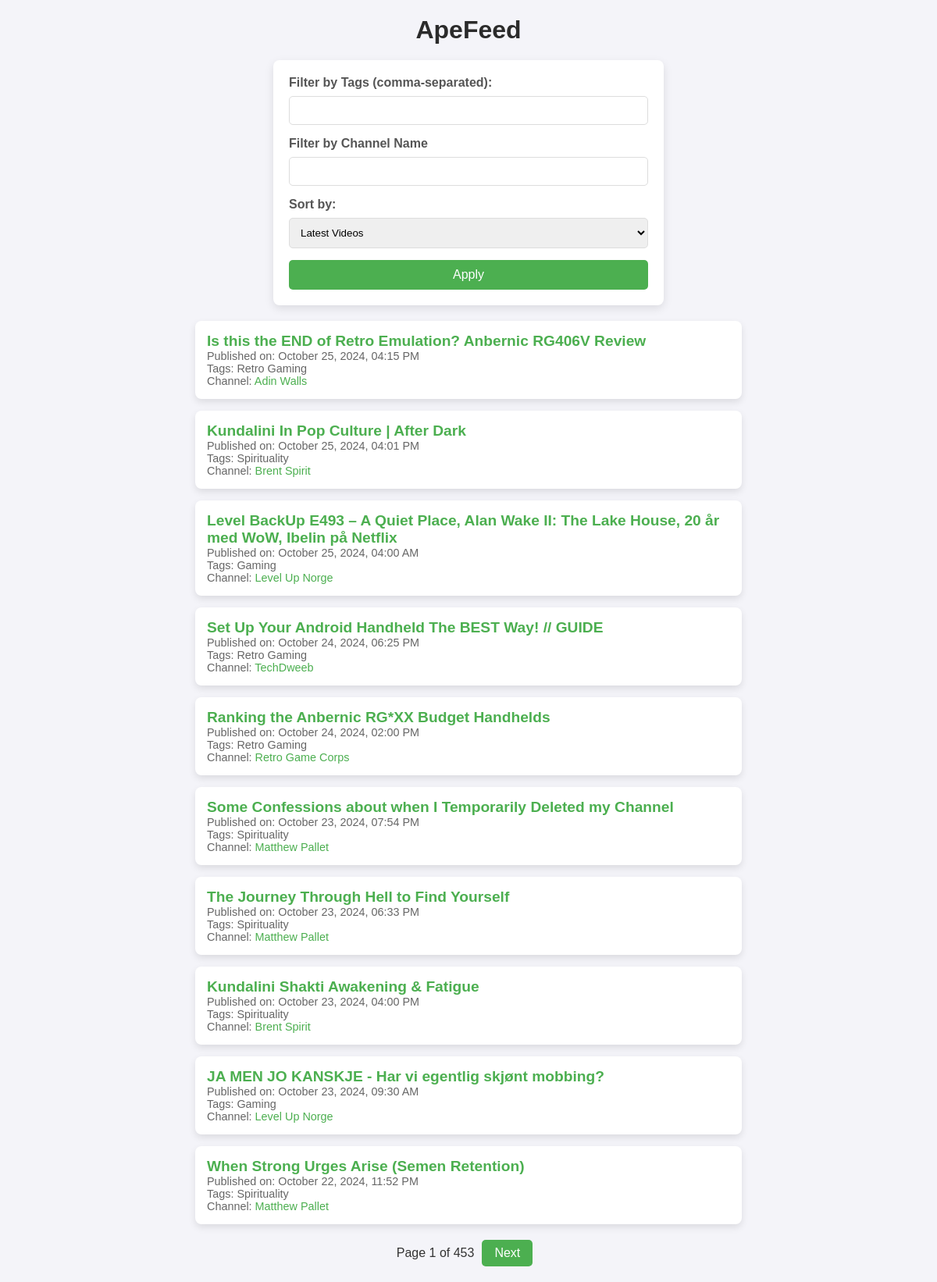
/ape-feed, run on the app's committed database.
### tables this page shows
CREATE TABLE videos (
        id INTEGER PRIMARY KEY AUTOINCREMENT,
        title TEXT NOT NULL,
        url TEXT UNIQUE NOT NULL,
        publish_date TEXT NOT NULL,
        tags TEXT NOT NULL,
        date_added TIMESTAMP DEFAULT CURRENT_TIMESTAMP
    , channel_name text, channel_url text);

### app.py (the view, shortened to what this page needs)
@app.route('/ape-feed', methods=['GET'])
def ape_feed():
    conn = get_db_connection()
    cursor = conn.cursor()
    page = int(request.args.get('page', 1))
    items_per_page = 10
    offset = (page - 1) * items_per_page
    tags_filter = request.args.getlist('tags')
    channel_filter = request.args.getlist('channel_filter')
    print(channel_filter)
    sort_order = request.args.get('sort') or 'publish_date DESC'
    if tags_filter and tags_filter[0] != '':
        print('tags_filter')
        tags_placeholder = ','.join(['?'] * len(tags_filter))
        query = f'''
            SELECT * FROM videos
            WHERE tags LIKE "%" || ? || "%"
            ORDER BY {sort_order}
            LIMIT ? OFFSET ?
        '''
        videos = cursor.execute(query, tags_filter + [items_per_page, offset]).fetchall()
        total_items_query = f'''
            SELECT * FROM videos
            WHERE tags LIKE "%"
        '''
        total_items_query = cursor.execute(f'SELECT COUNT(*) FROM videos where tags like "%{tags_filter[0]}%"').fetchone()
    else:
        query = f'SELECT * FROM videos ORDER BY {sort_order} LIMIT ? OFFSET ?'
        videos = cursor.execute(query, (items_per_page, offset)).fetchall()
        total_items_query = cursor.execute('SELECT COUNT(*) FROM videos').fetchone()
    total_items = total_items_query[0] if total_items_query else 0
    total_pages = (total_items + items_per_page - 1) // items_per_page  # Round up
    conn.close()
    return render_template('ape_feed.html', videos=videos, page=page, total_pages=total_pages, random_sort=False, sort_order=sort_order)

### app.py (called while the page is built)
def get_db_connection():
    conn = sqlite3.connect(DATABASE)
    conn.row_factory = sqlite3.Row
    return conn

@app.template_filter('format_datetime')
def format_datetime(value, format="%B %d, %Y, %I:%M %p", target_timezone="UTC"):
    try:
        dt = datetime.strptime(value, "%Y-%m-%d %H:%M:%S%z")
        target_tz = pytz.timezone(target_timezone)
        dt = dt.astimezone(target_tz)
        return dt.strftime(format)
    except ValueError:
        return value  # Return as-is if there's an error

### templates/ape_feed.html (shortened to what this page needs)
<!doctype html>
<html lang="en">
<head>
    <link rel="stylesheet" href="{{ url_for('static', filename='style.css') }}">
</head>
<body>
    <h1>ApeFeed</h1>
    <form method="get" action="{{ url_for('ape_feed') }}">
        <label for="tags">Filter by Tags (comma-separated):</label>
        <input type="text" id="tags" name="tags">
        <label for="channel_filter">Filter by Channel Name</label>
        <input type="text" id="channel_filter" name="channel_filter">
        <label for="sort">Sort by:</label>
        <select id="sort" name="sort">
            <option value="publish_date desc" {% if sort_order == 'publish_date desc' %}selected{% endif %}>Latest Videos</option>
        </select>
        <button type="submit">Apply</button>
    </form>
    <div id="feed">
        {% for video in videos %}
        <div class="feed-item">
            <h2 id="title-{{ video['id'] }}">
                <a href="javascript:void(0);" onclick="toggleEmbed('{{ video['id'] }}', '{{ video['url'] }}')">
                    {{ video['title'] }}
                </a>
            </h2>
            <p>Published on: {{ video['publish_date'] | format_datetime }} </p>
            <p>Tags: {{ video['tags'] }}</p>
            <p>Channel: <a href="{{ video['channel_url'] }}">{{ video['channel_name'] }}</a></p>
        </div>
        {% endfor %}
    </div>
    {% if random_sort %}
        <div class="shuffle-button">
            <form method="get" action="{{ url_for('ape_feed') }}">
                <input type="hidden" name="sort" value="RANDOM()">
                <button type="submit">Shuffle</button>
            </form>
        </div>
    {% else %}
        <div class="pagination">
            <span>Page {{ page }} of {{ total_pages }}</span>
            {% if page < total_pages %}
                <a href="{{ url_for('ape_feed', page=page + 1, tags=request.args.getlist('tags'), sort=request.args.get('sort')) }}" class="pagination-link">Next</a>
            {% endif %}
        </div>
    {% endif %}
</body>
</html>

### static/style.css (style rules this page uses)
* { margin: 0; padding: 0; box-sizing: border-box; font-family: Arial, sans-serif; }
body { background-color: #f4f4f9; color: #333; display: flex; flex-direction: column; align-items: center; padding: 20px; }
h1 { font-size: 2rem; margin-bottom: 20px; color: #2b2b2b; text-align: center; }
form { background: #fff; padding: 20px; border-radius: 8px; box-shadow: 0px 4px 12px rgba(0, 0, 0, 0.1); margin-bottom: 20px; width: 100%; max-width: 500px; }
label { font-weight: bold; color: #555; display: block; margin-bottom: 8px; }
input[type="text"], select { width: 100%; padding: 10px; margin-bottom: 15px; border: 1px solid #ddd; border-radius: 5px; }
button { background-color: #4CAF50; color: white; padding: 10px 20px; border: none; border-radius: 5px; cursor: pointer; font-size: 1rem; width: 100%; }
#feed { display: flex; flex-direction: column; gap: 15px; width: 100%; max-width: 700px; }
.feed-item { background: #fff; padding: 15px; border-radius: 8px; box-shadow: 0px 4px 10px rgba(0, 0, 0, 0.1); transition: transform 0.2s; }
.feed-item h2 { font-size: 1.2rem; color: #333; }
.feed-item p { font-size: 0.9rem; color: #666; }
a { color: #4CAF50; text-decoration: none; }
.pagination { display: flex; justify-content: center; align-items: center; margin-top: 20px; }
.pagination-link { padding: 8px 16px; background-color: #4CAF50; color: white; text-decoration: none; border-radius: 5px; margin: 0 10px; font-size: 1rem; transition: background-color 0.2s ease; }
.pagination span { font-size: 1rem; color: #333; }

### data on the page
videos: title "Is this the END of Retro Emulation? Anbernic RG406V Review", publish_date "October 25, 2024, 04:15 PM", tags "Retro Gaming", channel_name "Adin Walls"
videos: title "Kundalini In Pop Culture | After Dark", publish_date "October 25, 2024, 04:01 PM", tags "Spirituality", channel_name "Brent Spirit"
videos: title "Level BackUp E493 – A Quiet Place, Alan Wake II: The Lake House, 20 år med WoW, Ibelin på Netflix", publish_date "October 25, 2024, 04:00 AM", tags "Gaming", channel_name "Level Up Norge"
videos: title "Set Up Your Android Handheld The BEST Way! // GUIDE", publish_date "October 24, 2024, 06:25 PM", tags "Retro Gaming", channel_name "TechDweeb"
videos: title "Ranking the Anbernic RG*XX Budget Handhelds", publish_date "October 24, 2024, 02:00 PM", tags "Retro Gaming", channel_name "Retro Game Corps"
videos: title "Some Confessions about when I Temporarily Deleted my Channel", publish_date "October 23, 2024, 07:54 PM", tags "Spirituality", channel_name "Matthew Pallet"
videos: title "The Journey Through Hell to Find Yourself", publish_date "October 23, 2024, 06:33 PM", tags "Spirituality", channel_name "Matthew Pallet"
videos: title "Kundalini Shakti Awakening & Fatigue", publish_date "October 23, 2024, 04:00 PM", tags "Spirituality", channel_name "Brent Spirit"
videos: title "JA MEN JO KANSKJE - Har vi egentlig skjønt mobbing?", publish_date "October 23, 2024, 09:30 AM", tags "Gaming", channel_name "Level Up Norge"
videos: title "When Strong Urges Arise (Semen Retention)", publish_date "October 22, 2024, 11:52 PM", tags "Spirituality", channel_name "Matthew Pallet"

### other printed values
{{ page }} "1"
{{ total_pages }} "453"
